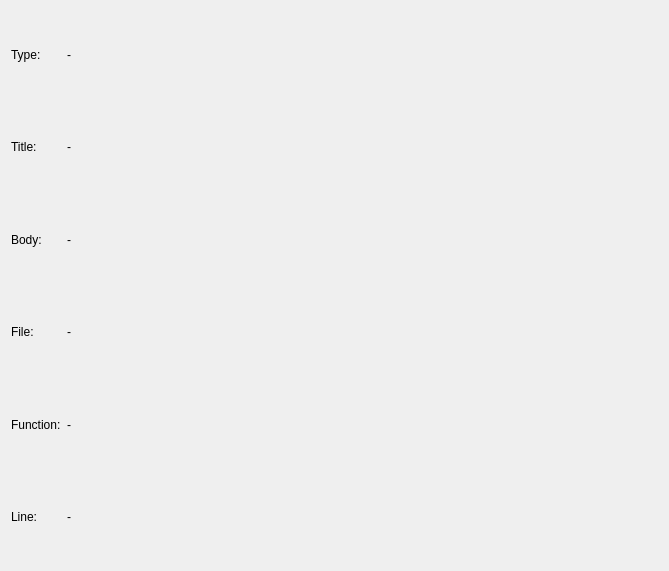
<?xml version="1.0" encoding="UTF-8"?>
<ui version="4.0">
 <class>LogDetails</class>
 <widget class="QWidget" name="LogDetails">
  <property name="geometry">
   <rect>
    <x>0</x>
    <y>0</y>
    <width>669</width>
    <height>571</height>
   </rect>
  </property>
  <property name="windowTitle">
   <string>Form</string>
  </property>
  <layout class="QVBoxLayout" name="verticalLayout">
   <item>
    <layout class="QGridLayout" name="gridLayout">
     <item row="0" column="0">
      <widget class="QLabel" name="labelDetailMessage_6">
       <property name="sizePolicy">
        <sizepolicy hsizetype="Maximum" vsizetype="Preferred">
         <horstretch>0</horstretch>
         <verstretch>0</verstretch>
        </sizepolicy>
       </property>
       <property name="text">
        <string>Type:</string>
       </property>
      </widget>
     </item>
     <item row="0" column="1">
      <widget class="QLabel" name="labelType">
       <property name="text">
        <string>-</string>
       </property>
       <property name="wordWrap">
        <bool>true</bool>
       </property>
      </widget>
     </item>
     <item row="1" column="0">
      <widget class="QLabel" name="labelDetailMessage">
       <property name="sizePolicy">
        <sizepolicy hsizetype="Maximum" vsizetype="Preferred">
         <horstretch>0</horstretch>
         <verstretch>0</verstretch>
        </sizepolicy>
       </property>
       <property name="text">
        <string>Title:</string>
       </property>
      </widget>
     </item>
     <item row="1" column="1">
      <widget class="QLabel" name="labelTitle">
       <property name="text">
        <string>-</string>
       </property>
       <property name="wordWrap">
        <bool>true</bool>
       </property>
      </widget>
     </item>
     <item row="2" column="0">
      <widget class="QLabel" name="labelDetailMessage_2">
       <property name="sizePolicy">
        <sizepolicy hsizetype="Maximum" vsizetype="Preferred">
         <horstretch>0</horstretch>
         <verstretch>0</verstretch>
        </sizepolicy>
       </property>
       <property name="text">
        <string>Body:</string>
       </property>
      </widget>
     </item>
     <item row="2" column="1">
      <widget class="QLabel" name="labelBody">
       <property name="text">
        <string>-</string>
       </property>
       <property name="wordWrap">
        <bool>true</bool>
       </property>
      </widget>
     </item>
     <item row="3" column="0">
      <widget class="QLabel" name="labelDetailMessage_3">
       <property name="sizePolicy">
        <sizepolicy hsizetype="Maximum" vsizetype="Preferred">
         <horstretch>0</horstretch>
         <verstretch>0</verstretch>
        </sizepolicy>
       </property>
       <property name="text">
        <string>File:</string>
       </property>
      </widget>
     </item>
     <item row="3" column="1">
      <widget class="QLabel" name="labelFile">
       <property name="text">
        <string>-</string>
       </property>
       <property name="wordWrap">
        <bool>true</bool>
       </property>
      </widget>
     </item>
     <item row="4" column="0">
      <widget class="QLabel" name="labelDetailMessage_4">
       <property name="sizePolicy">
        <sizepolicy hsizetype="Maximum" vsizetype="Preferred">
         <horstretch>0</horstretch>
         <verstretch>0</verstretch>
        </sizepolicy>
       </property>
       <property name="text">
        <string>Function:</string>
       </property>
      </widget>
     </item>
     <item row="4" column="1">
      <widget class="QLabel" name="labelFunction">
       <property name="text">
        <string>-</string>
       </property>
       <property name="wordWrap">
        <bool>true</bool>
       </property>
      </widget>
     </item>
     <item row="5" column="0">
      <widget class="QLabel" name="labelDetailMessage_5">
       <property name="sizePolicy">
        <sizepolicy hsizetype="Maximum" vsizetype="Preferred">
         <horstretch>0</horstretch>
         <verstretch>0</verstretch>
        </sizepolicy>
       </property>
       <property name="text">
        <string>Line:</string>
       </property>
      </widget>
     </item>
     <item row="5" column="1">
      <widget class="QLabel" name="labelLine">
       <property name="text">
        <string>-</string>
       </property>
       <property name="wordWrap">
        <bool>true</bool>
       </property>
      </widget>
     </item>
    </layout>
   </item>
  </layout>
 </widget>
 <resources/>
 <connections/>
</ui>
